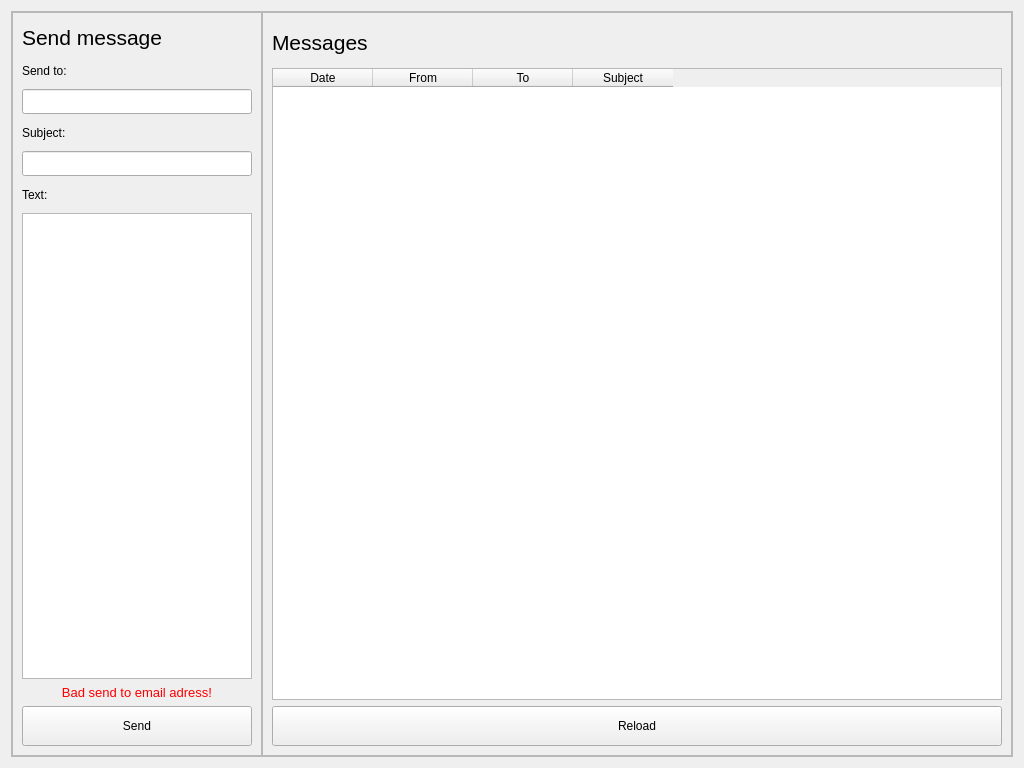
<?xml version="1.0" encoding="UTF-8"?>
<ui version="4.0">
 <class>Form</class>
 <widget class="QWidget" name="Form">
  <property name="geometry">
   <rect>
    <x>0</x>
    <y>0</y>
    <width>1024</width>
    <height>768</height>
   </rect>
  </property>
  <property name="sizePolicy">
   <sizepolicy hsizetype="Fixed" vsizetype="Fixed">
    <horstretch>0</horstretch>
    <verstretch>0</verstretch>
   </sizepolicy>
  </property>
  <property name="minimumSize">
   <size>
    <width>1024</width>
    <height>768</height>
   </size>
  </property>
  <property name="maximumSize">
   <size>
    <width>1024</width>
    <height>768</height>
   </size>
  </property>
  <property name="windowTitle">
   <string>Form</string>
  </property>
  <layout class="QGridLayout" name="gridLayout">
   <item row="0" column="0">
    <widget class="QFrame" name="frame_2">
     <property name="frameShape">
      <enum>QFrame::StyledPanel</enum>
     </property>
     <property name="frameShadow">
      <enum>QFrame::Raised</enum>
     </property>
     <layout class="QHBoxLayout" name="horizontalLayout">
      <property name="spacing">
       <number>0</number>
      </property>
      <property name="leftMargin">
       <number>0</number>
      </property>
      <property name="topMargin">
       <number>0</number>
      </property>
      <property name="rightMargin">
       <number>0</number>
      </property>
      <property name="bottomMargin">
       <number>0</number>
      </property>
      <item>
       <widget class="QFrame" name="frame_3">
        <property name="minimumSize">
         <size>
          <width>250</width>
          <height>0</height>
         </size>
        </property>
        <property name="maximumSize">
         <size>
          <width>250</width>
          <height>16777215</height>
         </size>
        </property>
        <property name="frameShape">
         <enum>QFrame::StyledPanel</enum>
        </property>
        <property name="frameShadow">
         <enum>QFrame::Raised</enum>
        </property>
        <layout class="QVBoxLayout" name="verticalLayout_2">
         <item>
          <widget class="QLabel" name="label_5">
           <property name="minimumSize">
            <size>
             <width>0</width>
             <height>30</height>
            </size>
           </property>
           <property name="font">
            <font>
             <pointsize>16</pointsize>
            </font>
           </property>
           <property name="text">
            <string>Send message</string>
           </property>
          </widget>
         </item>
         <item>
          <widget class="QLabel" name="label_6">
           <property name="minimumSize">
            <size>
             <width>0</width>
             <height>25</height>
            </size>
           </property>
           <property name="text">
            <string>Send to:</string>
           </property>
          </widget>
         </item>
         <item>
          <widget class="QLineEdit" name="sendToLineEdit">
           <property name="minimumSize">
            <size>
             <width>0</width>
             <height>25</height>
            </size>
           </property>
          </widget>
         </item>
         <item>
          <widget class="QLabel" name="label_7">
           <property name="minimumSize">
            <size>
             <width>0</width>
             <height>25</height>
            </size>
           </property>
           <property name="text">
            <string>Subject:</string>
           </property>
          </widget>
         </item>
         <item>
          <widget class="QLineEdit" name="subjectLineEdit">
           <property name="minimumSize">
            <size>
             <width>0</width>
             <height>25</height>
            </size>
           </property>
          </widget>
         </item>
         <item>
          <widget class="QLabel" name="label_8">
           <property name="minimumSize">
            <size>
             <width>0</width>
             <height>25</height>
            </size>
           </property>
           <property name="text">
            <string>Text:</string>
           </property>
          </widget>
         </item>
         <item>
          <widget class="QTextBrowser" name="textBrowser">
           <property name="readOnly">
            <bool>false</bool>
           </property>
          </widget>
         </item>
         <item>
          <widget class="QLabel" name="errorLabel">
           <property name="font">
            <font>
             <pointsize>10</pointsize>
            </font>
           </property>
           <property name="styleSheet">
            <string notr="true">color:red;</string>
           </property>
           <property name="text">
            <string>Bad send to email adress!</string>
           </property>
           <property name="alignment">
            <set>Qt::AlignCenter</set>
           </property>
          </widget>
         </item>
         <item>
          <widget class="QPushButton" name="sendButton">
           <property name="minimumSize">
            <size>
             <width>0</width>
             <height>40</height>
            </size>
           </property>
           <property name="text">
            <string>Send</string>
           </property>
          </widget>
         </item>
        </layout>
       </widget>
      </item>
      <item>
       <widget class="QFrame" name="frame">
        <property name="frameShape">
         <enum>QFrame::StyledPanel</enum>
        </property>
        <property name="frameShadow">
         <enum>QFrame::Raised</enum>
        </property>
        <layout class="QVBoxLayout" name="verticalLayout">
         <item>
          <widget class="QLabel" name="label">
           <property name="minimumSize">
            <size>
             <width>0</width>
             <height>40</height>
            </size>
           </property>
           <property name="font">
            <font>
             <pointsize>16</pointsize>
            </font>
           </property>
           <property name="text">
            <string>Messages</string>
           </property>
          </widget>
         </item>
         <item>
          <widget class="QTableWidget" name="tableWidget">
           <column>
            <property name="text">
             <string>Date</string>
            </property>
           </column>
           <column>
            <property name="text">
             <string>From</string>
            </property>
           </column>
           <column>
            <property name="text">
             <string>To</string>
            </property>
           </column>
           <column>
            <property name="text">
             <string>Subject</string>
            </property>
           </column>
          </widget>
         </item>
         <item>
          <widget class="QPushButton" name="reloadButton">
           <property name="minimumSize">
            <size>
             <width>0</width>
             <height>40</height>
            </size>
           </property>
           <property name="text">
            <string>Reload</string>
           </property>
          </widget>
         </item>
        </layout>
       </widget>
      </item>
     </layout>
    </widget>
   </item>
  </layout>
 </widget>
 <resources/>
 <connections/>
</ui>
